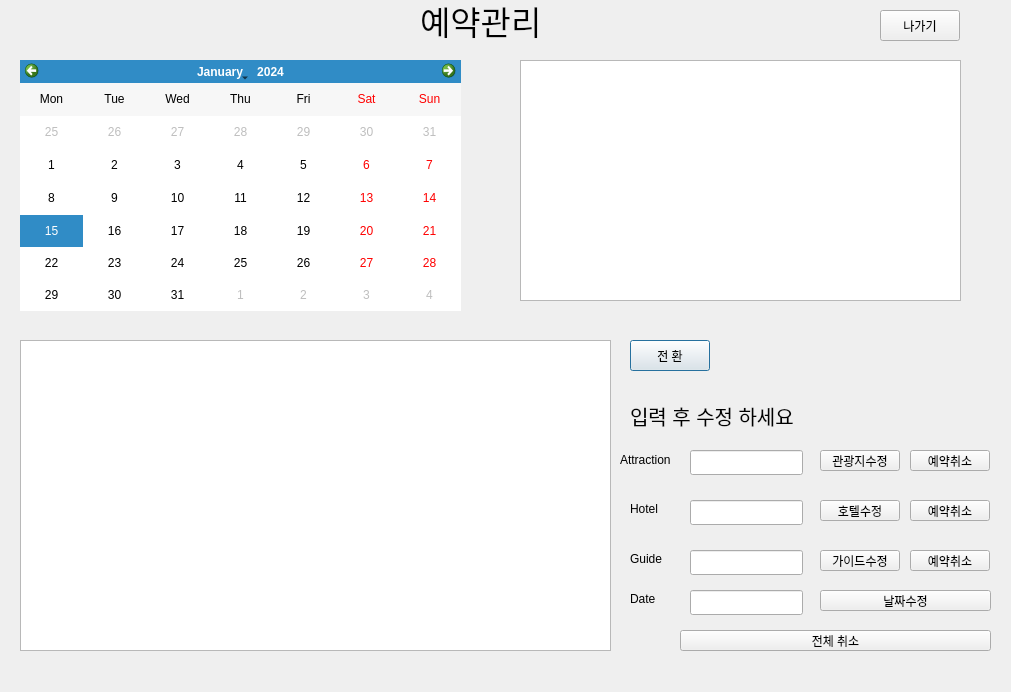
<?xml version="1.0" encoding="UTF-8"?>
<ui version="4.0">
 <class>reser</class>
 <widget class="QDialog" name="reser">
  <property name="geometry">
   <rect>
    <x>0</x>
    <y>0</y>
    <width>1011</width>
    <height>692</height>
   </rect>
  </property>
  <property name="windowTitle">
   <string>Dialog</string>
  </property>
  <widget class="QLabel" name="hotel">
   <property name="geometry">
    <rect>
     <x>630</x>
     <y>500</y>
     <width>41</width>
     <height>17</height>
    </rect>
   </property>
   <property name="text">
    <string>Hotel</string>
   </property>
  </widget>
  <widget class="QTableWidget" name="tableWidget">
   <property name="geometry">
    <rect>
     <x>20</x>
     <y>340</y>
     <width>591</width>
     <height>311</height>
    </rect>
   </property>
   <attribute name="horizontalHeaderStretchLastSection">
    <bool>true</bool>
   </attribute>
  </widget>
  <widget class="QLineEdit" name="input_hotel">
   <property name="geometry">
    <rect>
     <x>690</x>
     <y>500</y>
     <width>113</width>
     <height>25</height>
    </rect>
   </property>
   <property name="text">
    <string/>
   </property>
  </widget>
  <widget class="QLineEdit" name="input_attraction">
   <property name="geometry">
    <rect>
     <x>690</x>
     <y>450</y>
     <width>113</width>
     <height>25</height>
    </rect>
   </property>
  </widget>
  <widget class="QLabel" name="guide">
   <property name="geometry">
    <rect>
     <x>630</x>
     <y>550</y>
     <width>41</width>
     <height>17</height>
    </rect>
   </property>
   <property name="text">
    <string>Guide</string>
   </property>
  </widget>
  <widget class="QCalendarWidget" name="calendarWidget">
   <property name="geometry">
    <rect>
     <x>20</x>
     <y>60</y>
     <width>441</width>
     <height>251</height>
    </rect>
   </property>
   <property name="verticalHeaderFormat">
    <enum>QCalendarWidget::NoVerticalHeader</enum>
   </property>
  </widget>
  <widget class="QLabel" name="Spot">
   <property name="geometry">
    <rect>
     <x>620</x>
     <y>450</y>
     <width>81</width>
     <height>20</height>
    </rect>
   </property>
   <property name="text">
    <string>Attraction</string>
   </property>
  </widget>
  <widget class="QPushButton" name="slt_btn">
   <property name="geometry">
    <rect>
     <x>630</x>
     <y>340</y>
     <width>80</width>
     <height>31</height>
    </rect>
   </property>
   <property name="text">
    <string>전 환</string>
   </property>
  </widget>
  <widget class="QLabel" name="label_at">
   <property name="geometry">
    <rect>
     <x>420</x>
     <y>0</y>
     <width>421</width>
     <height>41</height>
    </rect>
   </property>
   <property name="font">
    <font>
     <pointsize>25</pointsize>
    </font>
   </property>
   <property name="text">
    <string>예약관리</string>
   </property>
  </widget>
  <widget class="QPushButton" name="fixspot">
   <property name="geometry">
    <rect>
     <x>820</x>
     <y>450</y>
     <width>80</width>
     <height>21</height>
    </rect>
   </property>
   <property name="text">
    <string>관광지수정</string>
   </property>
  </widget>
  <widget class="QPushButton" name="out_btn">
   <property name="geometry">
    <rect>
     <x>880</x>
     <y>10</y>
     <width>80</width>
     <height>31</height>
    </rect>
   </property>
   <property name="text">
    <string>나가기</string>
   </property>
  </widget>
  <widget class="QLineEdit" name="input_guide">
   <property name="geometry">
    <rect>
     <x>690</x>
     <y>550</y>
     <width>113</width>
     <height>25</height>
    </rect>
   </property>
   <property name="text">
    <string/>
   </property>
  </widget>
  <widget class="QListWidget" name="listWidget">
   <property name="geometry">
    <rect>
     <x>520</x>
     <y>60</y>
     <width>441</width>
     <height>241</height>
    </rect>
   </property>
  </widget>
  <widget class="QPushButton" name="delspot">
   <property name="geometry">
    <rect>
     <x>910</x>
     <y>450</y>
     <width>80</width>
     <height>21</height>
    </rect>
   </property>
   <property name="text">
    <string>예약취소</string>
   </property>
  </widget>
  <widget class="QPushButton" name="delhotel">
   <property name="geometry">
    <rect>
     <x>910</x>
     <y>500</y>
     <width>80</width>
     <height>21</height>
    </rect>
   </property>
   <property name="text">
    <string>예약취소</string>
   </property>
  </widget>
  <widget class="QPushButton" name="fixhotel">
   <property name="geometry">
    <rect>
     <x>820</x>
     <y>500</y>
     <width>80</width>
     <height>21</height>
    </rect>
   </property>
   <property name="text">
    <string>호텔수정</string>
   </property>
  </widget>
  <widget class="QPushButton" name="fixguide">
   <property name="geometry">
    <rect>
     <x>820</x>
     <y>550</y>
     <width>80</width>
     <height>21</height>
    </rect>
   </property>
   <property name="text">
    <string>가이드수정</string>
   </property>
  </widget>
  <widget class="QPushButton" name="delguide">
   <property name="geometry">
    <rect>
     <x>910</x>
     <y>550</y>
     <width>80</width>
     <height>21</height>
    </rect>
   </property>
   <property name="text">
    <string>예약취소</string>
   </property>
  </widget>
  <widget class="QLabel" name="label">
   <property name="geometry">
    <rect>
     <x>630</x>
     <y>400</y>
     <width>271</width>
     <height>31</height>
    </rect>
   </property>
   <property name="font">
    <font>
     <pointsize>15</pointsize>
    </font>
   </property>
   <property name="text">
    <string>입력 후 수정 하세요</string>
   </property>
  </widget>
  <widget class="QLabel" name="date">
   <property name="geometry">
    <rect>
     <x>630</x>
     <y>590</y>
     <width>41</width>
     <height>17</height>
    </rect>
   </property>
   <property name="text">
    <string>Date</string>
   </property>
  </widget>
  <widget class="QPushButton" name="fixdate">
   <property name="geometry">
    <rect>
     <x>820</x>
     <y>590</y>
     <width>171</width>
     <height>21</height>
    </rect>
   </property>
   <property name="text">
    <string>날짜수정</string>
   </property>
  </widget>
  <widget class="QLineEdit" name="input_date">
   <property name="geometry">
    <rect>
     <x>690</x>
     <y>590</y>
     <width>113</width>
     <height>25</height>
    </rect>
   </property>
   <property name="text">
    <string/>
   </property>
  </widget>
  <widget class="QPushButton" name="delall">
   <property name="geometry">
    <rect>
     <x>680</x>
     <y>630</y>
     <width>311</width>
     <height>21</height>
    </rect>
   </property>
   <property name="text">
    <string>전체 취소</string>
   </property>
  </widget>
 </widget>
 <resources/>
 <connections/>
</ui>
